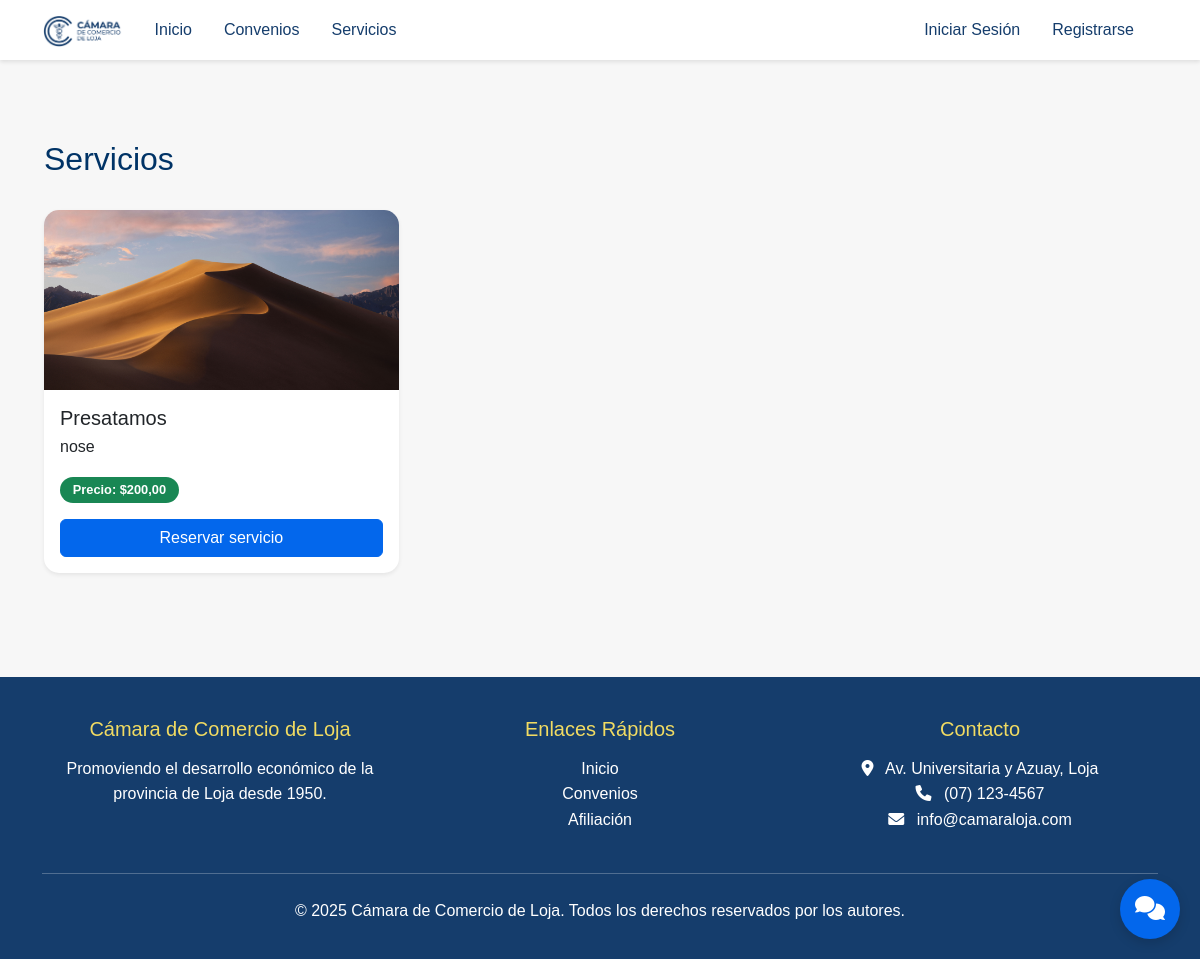
The app's page /servicios/ with its own data.
### camara/models.py (models this page shows, shortened)
class Servicio(models.Model):
    nombre = models.CharField(max_length=255)
    descripcion = models.TextField(null=True, blank=True)
    precio = models.DecimalField(max_digits=10, decimal_places=2, null=True, blank=True)
    imagen = models.ImageField(upload_to='servicios/', null=True, blank=True)  # Nuevo campo imagen

### camara/views.py (the view)
# urls.py: path('servicios/', views.servicios_publicos, name='servicios_publicos'),
def servicios_publicos(request):
    servicios = Servicio.objects.all()
    return render(request, 'vista_socio_registrado/servicios_list.html', {'servicios': servicios})

### camara/template/vista_socio_registrado/servicios_list.html (shortened to what this page needs)
{% extends "master.html" %}
{% block content %}
<div class="container mt-5">
    <div class="d-flex justify-content-between align-items-center mb-4">
        <h2>Servicios</h2>
    </div>
    <div class="row">
        {% for servicio in servicios %}
        <div class="col-md-4 mb-4">
            <div class="card h-100 shadow-sm">
                {% if servicio.imagen %}
                <img src="{{ servicio.imagen.url }}" class="card-img-top" style="height:180px;object-fit:cover;">
                {% else %}
                <div class="card-img-top bg-light d-flex align-items-center justify-content-center" style="height:180px;">
                    <span class="text-muted">Sin imagen</span>
                </div>
                {% endif %}
                <div class="card-body">
                    <h5 class="card-title mb-1">{{ servicio.nombre }}</h5>
                    <p class="card-text">{{ servicio.descripcion }}</p>
                    {% if servicio.precio %}
                    <div class="mb-2">
                        <span class="badge bg-success">Precio: ${{ servicio.precio }}</span>
                    </div>
                    {% endif %}
                    <a href="{% url 'reservar_servicio' pk=servicio.pk %}" class="btn btn-primary w-100 mt-2">Reservar servicio</a>
                </div>
            </div>
        </div>
        {% empty %}
        <div class="col-12">
            <div class="alert alert-info text-center">No hay servicios registrados.</div>
        </div>
        {% endfor %}
    </div>
</div>
{% endblock %}

### camara/static/css/style.css (style rules this page uses)
:root { --color-logo: #153D6C; --color-azul-brillante: #0367EC; --color-dorado: #B48314; --color-amarillo-claro: #F1DB62; --color-blanco: #FFFFFF; --color-gris-claro: #F8F9FA; --color-gris: #6C757D; --color-oscuro: #212529; }
* { margin: 0; padding: 0; box-sizing: border-box; }
body { font-family: 'Segoe UI', Tahoma, Geneva, Verdana, sans-serif; line-height: 1.6; color: var(--color-oscuro); background-color: var(--color-gris-claro); }
body { font-family: Arial, sans-serif; background: #f7f7f7; margin: 0; padding: 0; }
h2 { color: #003366; }
.btn-primary { background-color: var(--color-azul-brillante); border-color: var(--color-azul-brillante); transition: all 0.3s ease; }
.card { border: none; border-radius: 15px; box-shadow: 0 4px 6px rgba(0,0,0,0.1); transition: all 0.3s ease; overflow: hidden; }
.badge { font-size: 0.8em; padding: 0.5em 1em; border-radius: 20px; }

### records on screen
Servicio: imagen (picture), nombre "Presatamos", descripcion "nose", precio "200,00"
